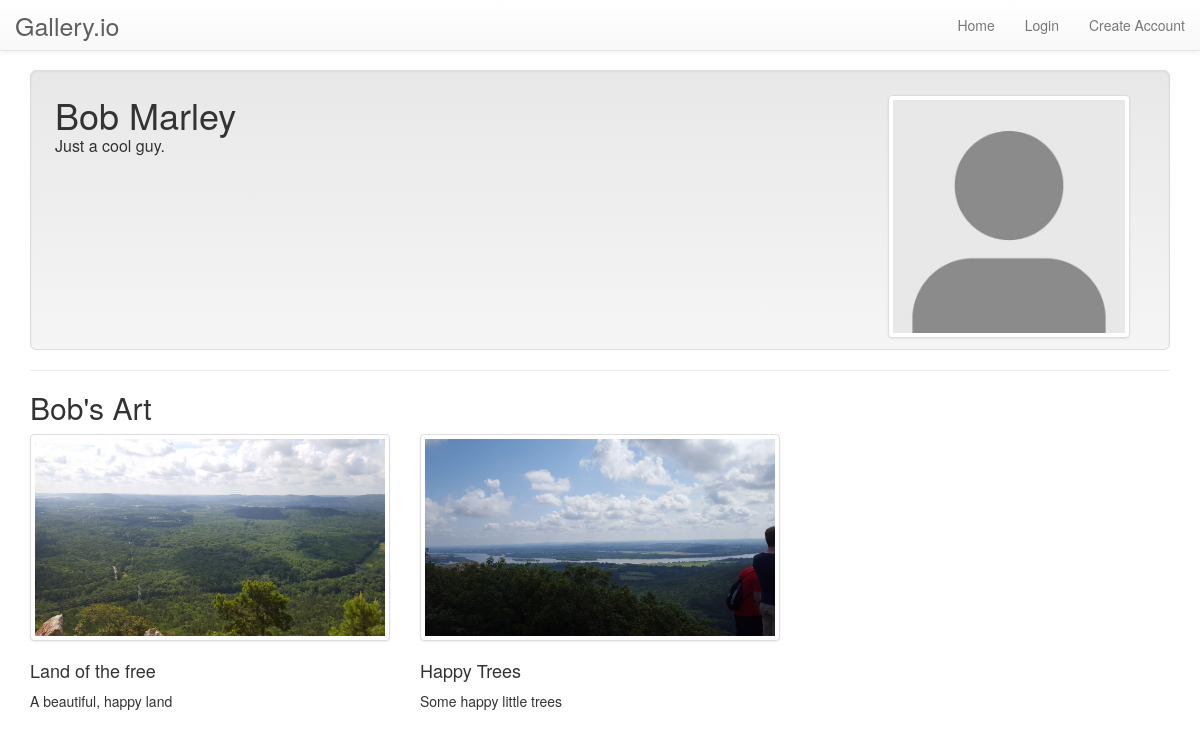
The app's page /portfolio/bobmarley/ with its own data.
### showcase/models.py (models this page shows, shortened)
class ArtistProfile(models.Model):
    user = models.OneToOneField(User)
    avatar = models.ImageField(default='/art/placeholder.jpg')
    join_date = models.DateField('date joined', default=timezone.now)
    bio = models.TextField(max_length=250, default='')

class ArtPiece(models.Model):
    title = models.CharField(max_length=200)
    pub_date = models.DateField('date published', default=timezone.now)
    image = models.ImageField()
    artist = models.ForeignKey('ArtistProfile', on_delete=models.CASCADE)
    gallery = models.ForeignKey('Gallery', on_delete=models.CASCADE)
    stars = models.IntegerField(default=0)
    description = models.TextField(max_length=1000, default='')

### showcase/views.py (the view)
# urls.py: url(r'^portfolio/(?P<username>[\w]+)/$', views.portfolio, name='portfolio'),
def portfolio(request, username):
    context = {
        'title': None,
        'artist': None,
        'error_messages': [],
    }
    user = User.objects.get(username=username)
    artist = ArtistProfile.objects.get(user=user)
    if artist is None:
        context['error_messages'].append('No artist under the username %s' % username)
        return render(request, 'showcase/index.html', context)
    context['title'] = '{0} {1}\'s Portfolio'.format(user.first_name, user.last_name)
    context['artist'] = artist
    return render(request, 'showcase/portfolio.html', context)

### showcase/templates/showcase/portfolio.html (shortened to what this page needs)
{% extends "showcase/base.html" %}
{% block content %}
  <div class="portfolio">
    <div class="well well-lg">
      <div class="col-xs-6 col-md-3 avatar pull-right">
        <div class="thumbnail">
          <img src="{{ artist.avatar.url }}" alt="{{ artist.user.username }}'s profile picture" class="img-responsive">
        </div>
      </div>
      <h1 class="artist-title">
        {{ artist.user.first_name }}&nbsp;{{ artist.user.last_name }}
      </h1>
      <p class="bio">{{ artist.bio }}<p>
    </div>
    <hr />
    {% if artist.artpiece_set.all %}
      <h2>{{ artist.user.first_name }}'s Art</h2>
      <div class="row">
      {% for art in artist.artpiece_set.all %}
        <div class="col-lg-4">
          <a href="{% url 'showcase:art' art.id %}" class="thumbnail">
            <img src="{{ art.image.url }}" alt="{{ art.title }}" class="img-responsive">
          </a>
            <div class="caption">
              <h4>{{ art.title }}</h4>
              <p>{{ art.description }}</p>
            </div>
        </div>
      {% endfor %}
      </div>
    {% endif %}
  </div>
{% endblock content %}

### showcase/templates/showcase/base.html (shortened to what this page needs)
{% load staticfiles %}
<!DOCTYPE html>
<head lang="en">
  {% include "showcase/bootstrap.html" %}
  <link rel="stylesheet" type="text/css" href="{% static 'showcase/style.css' %}" />
</head>
<body>
  {% include "showcase/navigation.html" %}
  <div class="container">
    <div id="content">
      <div class="starter-template">
        {% block content %}
        {% endblock content %}
      </div>
    </div>
  </div>
</body>
</html>

### showcase/templates/showcase/bootstrap.html (shortened to what this page needs)
<link rel="stylesheet" href="https://maxcdn.bootstrapcdn.com/bootstrap/3.3.6/css/bootstrap.min.css">
<link rel="stylesheet" href="https://maxcdn.bootstrapcdn.com/bootstrap/3.3.6/css/bootstrap-theme.min.css">

### showcase/templates/showcase/navigation.html
<nav class="navbar navbar-default navbar-fixed-top">
  <div class="container-fluid">
    <div class="navbar-header">
      <a class="navbar-brand" href="/">Gallery.io</a>
    </div>
    <div id="navbar" class="collapse navbar-collapse">
      <ul class="nav navbar-nav navbar-right">
        <li><a href="/">Home</a></li>
        {% if user.is_authenticated %}
        <li><a href="{% url 'showcase:portfolio' user.username %}">My Portfolio</a></li>
        <li><a href="#"><span class="glyphicon glyphicon-plus"></span>&nbsp;New Art</a></li>
        <li><a href="#"><span class="glyphicon glyphicon-plus"></span>&nbsp;New Gallery</a></li>
        <li><a href="/logout">Logout</a></li>
        {% else %}
        <li><a href="/login">Login</a></li>
        <li><a href="/register">Create Account</a></li>
        {% endif %}
      </ul>
    </div>
  </div>
</nav>

### showcase/static/showcase/style.css (style rules this page uses)
#content { margin-top: 70px; }
.navbar-brand { font-size: 25px; }
body { padding-bottom: 50px; }
.avatar { display: inline; }
.artist-title { display: inline; }
.portfolio .well { height: 280px; }
.bio { font-size: 16px; }

### records on screen
ArtistProfile: avatar (placeholder picture), user.first_name "Bob", user.last_name "Marley", bio "Just a cool guy."
ArtPiece: image (picture), title "Land of the free", description "A beautiful, happy land"
ArtPiece: image (picture), title "Happy Trees", description "Some happy little trees"
